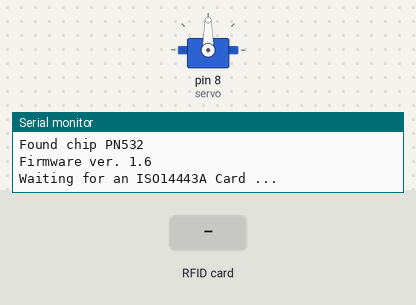
The sketch below on a simulated Arduino Uno, built with avr-gcc and run on an emulated ATmega328P. Parts: servo, the last lines printed to the serial monitor. The inputs (shaded band) are chosen by the test bench.

Above: at 1.2 s.
1.3 s: RFID card E3 0B DD B6 held to the reader
2.8 s: RFID card 5E 7A 19 C4 held to the reader
At 5.0 s:
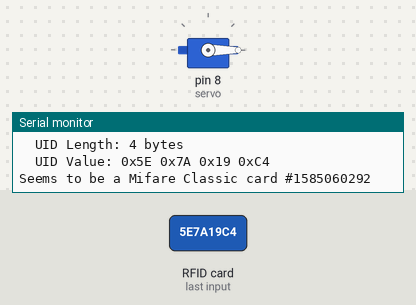
Timing chart, 0 to 6.5 s (numbered marks = the images above; inputs shaded):
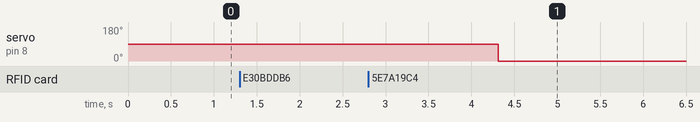

The sketch:

smart_door.ino
```cpp
#include <Wire.h>
#include <SPI.h>
#include <Adafruit_PN532.h>
#include <Servo.h>

// If using the breakout with SPI, define the pins for SPI communication.
#define PN532_SCK  (2)
#define PN532_MOSI (3)
#define PN532_SS   (4)
#define PN532_MISO (5)
#define SUBO 8
int suc[] = {0xE3, 0x0B, 0xDD, 0xB6};
int count = 0;
Servo servo;

// If using the breakout or shield with I2C, define just the pins connected
// to the IRQ and reset lines.  Use the values below (2, 3) for the shield!
#define PN532_IRQ   (2)
#define PN532_RESET (3)  // Not connected by default on the NFC Shield

// Uncomment just _one_ line below depending on how your breakout or shield
// is connected to the Arduino:

// Use this line for a breakout with a SPI connection:
Adafruit_PN532 nfc(PN532_SCK, PN532_MISO, PN532_MOSI, PN532_SS);

// Use this line for a breakout with a hardware SPI connection.  Note that
// the PN532 SCK, MOSI, and MISO pins need to be connected to the Arduino's
// hardware SPI SCK, MOSI, and MISO pins.  On an Arduino Uno these are
// SCK = 13, MOSI = 11, MISO = 12.  The SS line can be any digital IO pin.
//Adafruit_PN532 nfc(PN532_SS);

// Or use this line for a breakout or shield with an I2C connection:
//Adafruit_PN532 nfc(PN532_IRQ, PN532_RESET);

void setup(void) {

  Serial.begin(115200);
  while (!Serial) delay(10); // for Leonardo/Micro/Zero
  servo.attach(8);
  Serial.println("Hello!");

  nfc.begin();

  uint32_t versiondata = nfc.getFirmwareVersion();
  if (! versiondata) {
    Serial.print("Didn't find PN53x board");
    while (1); // halt
  }
  // Got ok data, print it out!
  Serial.print("Found chip PN5"); Serial.println((versiondata>>24) & 0xFF, HEX);
  Serial.print("Firmware ver. "); Serial.print((versiondata>>16) & 0xFF, DEC);
  Serial.print('.'); Serial.println((versiondata>>8) & 0xFF, DEC);

  Serial.println("Waiting for an ISO14443A Card ...");
}


void loop(void) {
  count = 0;
  uint8_t success;
  uint8_t uid[] = { 0, 0, 0, 0, 0, 0, 0 };  // Buffer to store the returned UID
  uint8_t uidLength;                        // Length of the UID (4 or 7 bytes depending on ISO14443A card type)

  // Wait for an ISO14443A type cards (Mifare, etc.).  When one is found
  // 'uid' will be populated with the UID, and uidLength will indicate
  // if the uid is 4 bytes (Mifare Classic) or 7 bytes (Mifare Ultralight)
  success = nfc.readPassiveTargetID(PN532_MIFARE_ISO14443A, uid, &uidLength);

  if (success) {
    // Display some basic information about the card
    Serial.println("Found an ISO14443A card");
    Serial.print("  UID Length: ");Serial.print(uidLength, DEC);Serial.println(" bytes");
    Serial.print("  UID Value: ");
    nfc.PrintHex(uid, uidLength);

    if (uidLength == 4)
    {
      // We probably have a Mifare Classic card ...
      uint32_t cardid = uid[0];
      cardid <<= 8;
      cardid |= uid[1];
      cardid <<= 8;
      cardid |= uid[2];
      cardid <<= 8;
      cardid |= uid[3];
      Serial.print("Seems to be a Mifare Classic card #");
      Serial.println(cardid);

      if(uid[0]==0xE3 && uid[1]==0x0B && uid[2]==0xDD && uid[3]==0xB6)
      {
        servo.write(90);
        delay(3000);
        servo.write(-90);
      }
   }
    Serial.println("");
  }
}  
```
